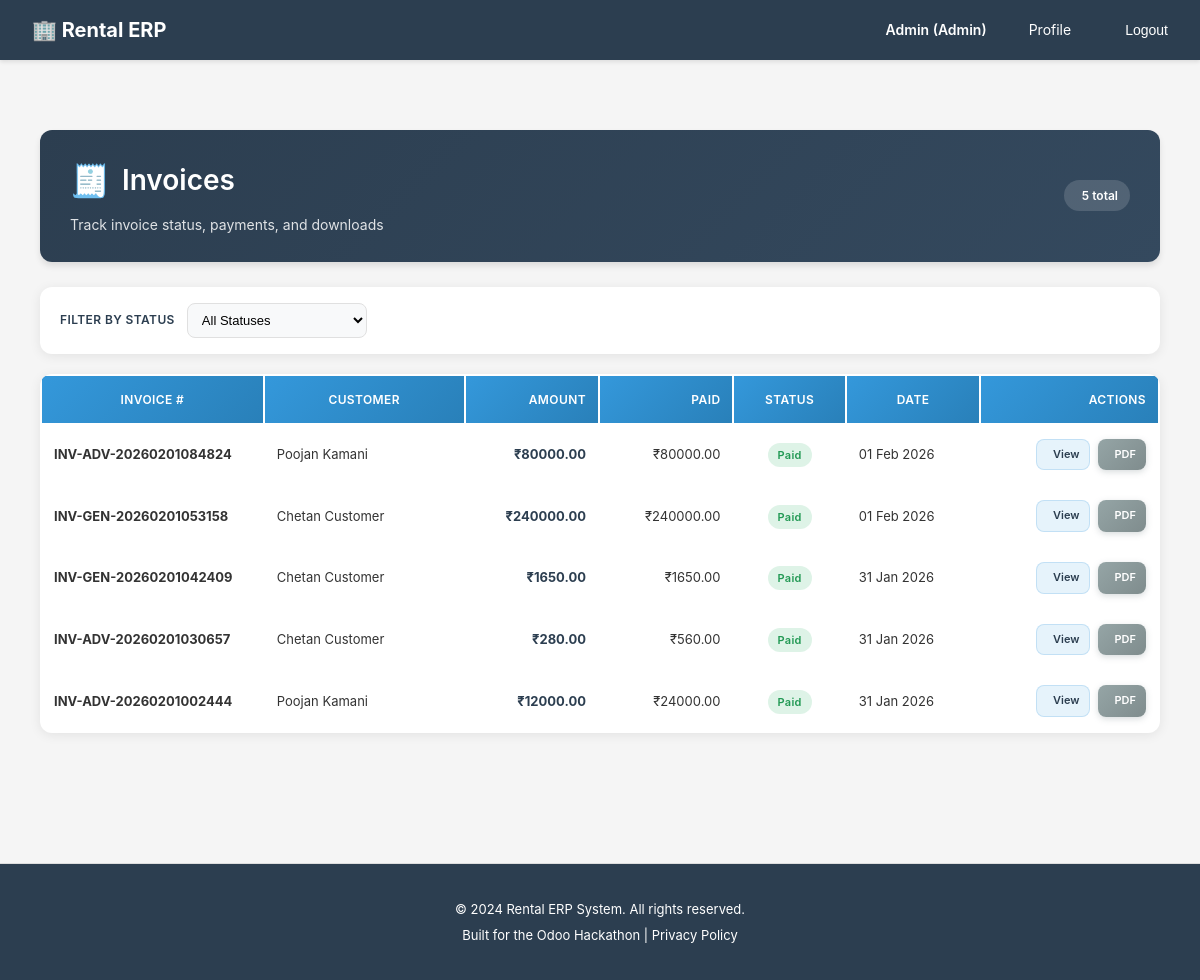
The page /billing/invoices/ (signed in) on the database as committed earlier.
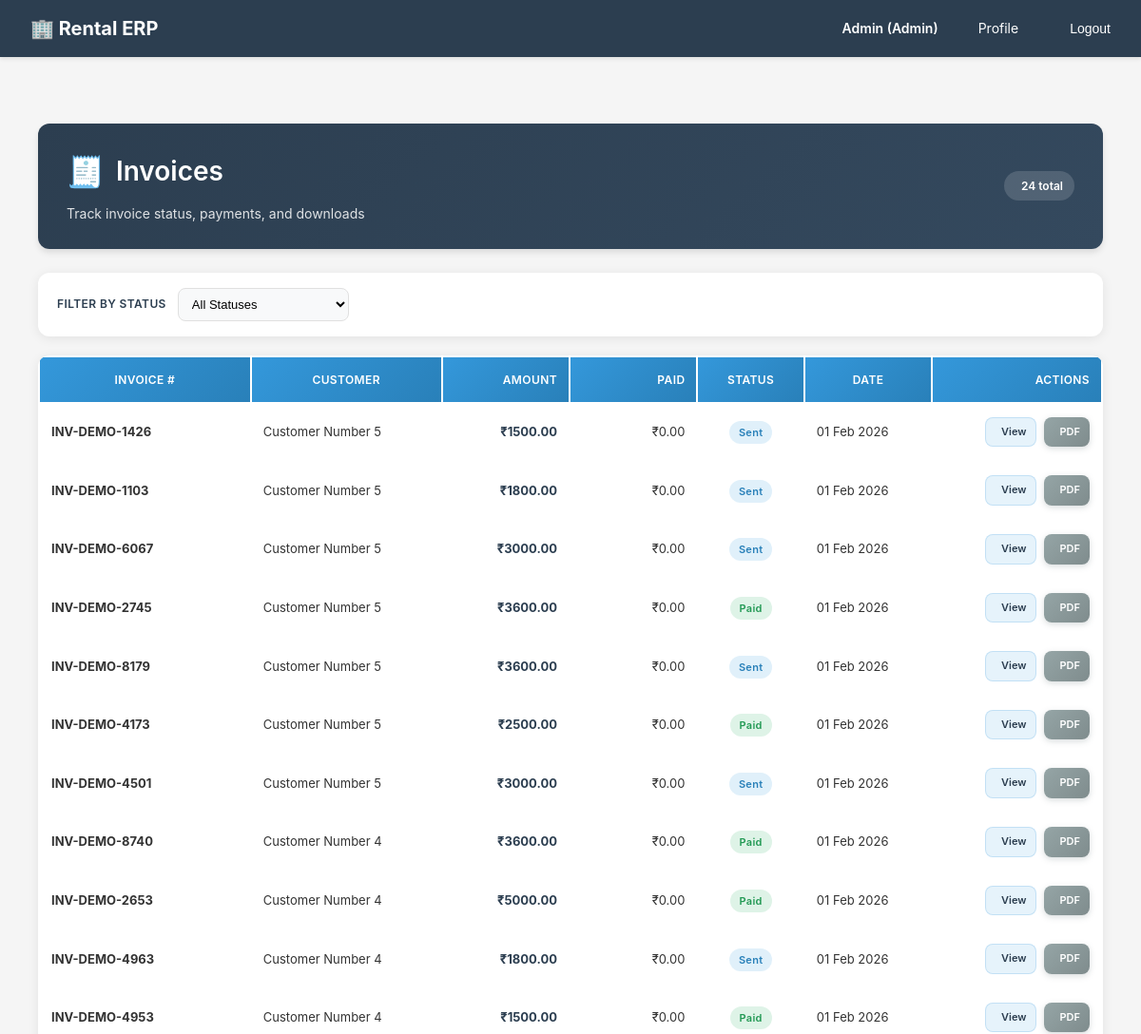
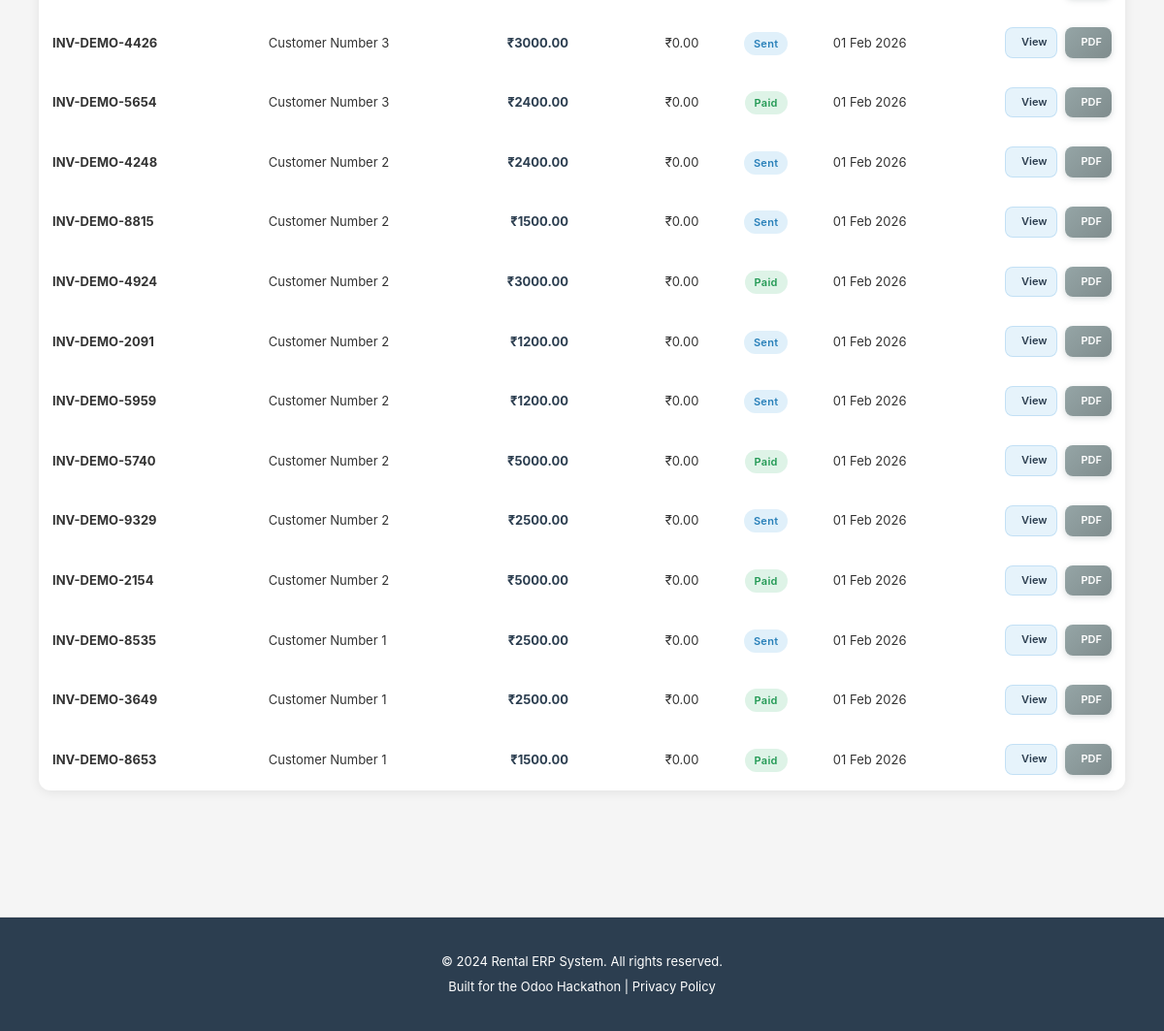
The same page on the database as committed later (2 pictures, top to bottom).
### billing/models.py (models this page shows, shortened)
class Invoice(models.Model):
    STATUS_CHOICES = [
        ('draft', 'Draft'),           # Being prepared, not sent to customer
        ('sent', 'Sent'),             # Sent to customer, awaiting payment
        ('partially_paid', 'Partially Paid'),  # Some payment received
        ('paid', 'Paid'),             # Fully paid
        ('overdue', 'Overdue'),       # Payment deadline passed
        ('cancelled', 'Cancelled'),   # Invoice voided
    ]
    PAYMENT_TERM_CHOICES = [
        ('immediate', 'Immediate'),       # Pay before pickup
        ('on_delivery', 'On Delivery'),   # Pay at pickup
        ('net_7', 'Net 7 Days'),          # Pay within 7 days
        ('net_15', 'Net 15 Days'),
        ('net_30', 'Net 30 Days'),
        ('on_return', 'On Return'),       # Pay after return
    ]
    invoice_number = models.CharField(
        max_length=50,
        unique=True,
        help_text="Auto-generated invoice ID (e.g., INV-2026-0001)"
    )
    rental_order = models.ForeignKey(
        'rentals.RentalOrder',
        on_delete=models.CASCADE,
        related_name='invoices',
        help_text="Rental order being invoiced"
    )
    customer = models.ForeignKey(
        settings.AUTH_USER_MODEL,
        on_delete=models.CASCADE,
        related_name='invoices',
        limit_choices_to={'role': 'customer'},
        help_text="Customer being billed"
    )
    vendor = models.ForeignKey(
        settings.AUTH_USER_MODEL,
        on_delete=models.CASCADE,
        related_name='vendor_invoices',
        limit_choices_to={'role': 'vendor'},
        help_text="Vendor issuing the invoice"
    )
    status = models.CharField(
        max_length=20,
        choices=STATUS_CHOICES,
        default='draft',
        help_text="Invoice lifecycle stage"
    )
    invoice_date = models.DateField(
        help_text="Invoice issue date"
    )
    due_date = models.DateField(
        help_text="Payment deadline"
    )
    payment_terms = models.CharField(
        max_length=20,
        choices=PAYMENT_TERM_CHOICES,
        default='immediate',
        help_text="When payment is expected"
    )
    billing_name = models.CharField(
        max_length=255,
        help_text="Customer's company name for invoice"
    )
    billing_gstin = models.CharField(
        max_length=15,
        help_text="Customer's GSTIN for GST compliance"
    )
    billing_address = models.TextField(
        help_text="Customer's billing address"
    )
    billing_state = models.CharField(
        max_length=100,
        help_text="State for GST calculation (intra-state vs inter-state)"
    )
    vendor_name = models.CharField(
        max_length=255,
        help_text="Vendor's company name"
    )
    vendor_gstin = models.CharField(
        max_length=15,
        help_text="Vendor's GSTIN"
    )
    vendor_address = models.TextField(
        help_text="Vendor's business address"
    )
    vendor_state = models.CharField(
        max_length=100,
        help_text="Vendor's state (for GST type determination)"
    )
    subtotal = models.DecimalField(
        max_digits=12,
        decimal_places=2,
        default=Decimal('0.00'),
        help_text="Sum of all invoice lines before tax/discount"
    )
    discount_amount = models.DecimalField(
        max_digits=12,
        decimal_places=2,
        default=Decimal('0.00'),
        help_text="Discount applied"
    )
    is_intrastate = models.BooleanField(
        default=True,
        help_text="Same state transaction (CGST+SGST) or inter-state (IGST)"
    )
    cgst_rate = models.DecimalField(
        max_digits=5,
        decimal_places=2,
        default=9.00,
        help_text="Central GST rate % (typically 9% for 18% total GST)"
    )
    sgst_rate = models.DecimalField(
        max_digits=5,
        decimal_places=2,
        default=9.00,
        help_text="State GST rate % (typically 9% for 18% total GST)"
    )
    igst_rate = models.DecimalField(
        max_digits=5,
        decimal_places=2,
        default=18.00,
        help_text="Integrated GST rate % (for inter-state)"
    )
    cgst_amount = models.DecimalField(
        max_digits=12,
        decimal_places=2,
        default=Decimal('0.00'),
        help_text="Central GST amount (intra-state only)"
    )
    sgst_amount = models.DecimalField(
        max_digits=12,
        decimal_places=2,
        default=Decimal('0.00'),
        help_text="State GST amount (intra-state only)"
    )
    igst_amount = models.DecimalField(
        max_digits=12,
        decimal_places=2,
        default=Decimal('0.00'),
        help_text="Integrated GST amount (inter-state only)"
    )
    tax_amount = models.DecimalField(
        max_digits=12,
        decimal_places=2,
        default=Decimal('0.00'),
        help_text="Total tax (CGST+SGST or IGST)"
    )
    late_fee = models.DecimalField(
        max_digits=12,
        decimal_places=2,
        default=Decimal('0.00'),
        help_text="Late return penalties"
    )
    damage_charges = models.DecimalField(
        max_digits=12,
        decimal_places=2,
        default=Decimal('0.00'),
        help_text="Equipment damage costs"
    )
    other_charges = models.DecimalField(
        max_digits=12,
        decimal_places=2,
        default=Decimal('0.00'),
        help_text="Miscellaneous charges (delivery, packaging, etc.)"
    )
    total = models.DecimalField(
        max_digits=12,
        decimal_places=2,
        default=Decimal('0.00'),
        help_text="Final invoice total (subtotal - discount + tax + fees)"
    )
    paid_amount = models.DecimalField(
        max_digits=12,
        decimal_places=2,
        default=Decimal('0.00'),
        help_text="Amount paid so far"
    )
    balance_due = models.DecimalField(
        max_digits=12,
        decimal_places=2,
        default=Decimal('0.00'),
        help_text="Remaining amount to be paid"
    )
    deposit_collected = models.DecimalField(
        max_digits=12,
        decimal_places=2,
        default=Decimal('0.00'),
        help_text="Security deposit collected upfront"
    )
    deposit_refunded = models.DecimalField(
        max_digits=12,
        decimal_places=2,
        default=Decimal('0.00'),
        help_text="Deposit returned after successful return"
    )
    notes = models.TextField(
        blank=True,
        null=True,
        help_text="Internal notes or special instructions"
    )
    customer_notes = models.TextField(
        blank=True,
        null=True,
        help_text="Notes visible to customer on invoice"
    )
    created_at = models.DateTimeField(auto_now_add=True)
    updated_at = models.DateTimeField(auto_now=True)
    sent_at = models.DateTimeField(
        blank=True,
        null=True,
        help_text="When invoice was sent to customer"
    )
    paid_at = models.DateTimeField(
        blank=True,
        null=True,
        help_text="When invoice was fully paid"
    )
    class Meta:
        db_table = 'invoices'
        verbose_name = 'Invoice'
        verbose_name_plural = 'Invoices'
        ordering = ['-invoice_date', '-created_at']
        indexes = [
            models.Index(fields=['customer', 'status']),
            models.Index(fields=['vendor', 'status']),
            models.Index(fields=['invoice_number']),
            models.Index(fields=['due_date', 'status']),
        ]

### accounts/models.py (models this page shows, shortened)
class User(AbstractUser):
    ROLE_CHOICES = [
        ('customer', 'Customer'),  # End-user who rents products
        ('vendor', 'Vendor'),      # Business user who owns rental products
        ('admin', 'Admin'),        # System administrator with full access
    ]
    email = models.EmailField(
        unique=True,
        validators=[EmailValidator()],
        help_text="Used for login and notifications"
    )
    role = models.CharField(
        max_length=20,
        choices=ROLE_CHOICES,
        default='customer',
        help_text="Determines user's permissions and accessible features"
    )
    phone = models.CharField(
        max_length=15,
        blank=True,
        null=True,
        validators=[
            RegexValidator(
                regex=r'^\+?1?\d{9,15}$',
                message="Phone number must be entered in the format: '+999999999'. Up to 15 digits allowed."
            )
        ],
        help_text="Contact number for order notifications and support"
    )
    is_verified = models.BooleanField(
        default=False,
        help_text="Email verification status for security"
    )
    totp_secret = models.CharField(
        max_length=32,
        blank=True,
        null=True,
        help_text="TOTP secret key for 2FA (encrypted)"
    )
    totp_enabled = models.BooleanField(
        default=False,
        help_text="Whether TOTP 2FA is enabled for this user"
    )
    created_at = models.DateTimeField(auto_now_add=True)
    updated_at = models.DateTimeField(auto_now=True)
    @property
    def phone_number(self):
        """Property alias for backward compatibility with older view/form code"""
        return self.phone
    USERNAME_FIELD = 'email'
    REQUIRED_FIELDS = ['username', 'first_name', 'last_name']
    class Meta:
        db_table = 'users'
        verbose_name = 'User'
        verbose_name_plural = 'Users'
        ordering = ['-created_at']

### billing/views.py (the view)
# urls.py: path('invoices/', views.invoice_list, name='invoice_list'),
@login_required
@require_http_methods(["GET"])
def invoice_list(request):
    if request.user.role == 'customer':
        invoices = Invoice.objects.filter(customer=request.user).order_by('-created_at')
    elif request.user.role == 'vendor':
        invoices = Invoice.objects.filter(vendor=request.user).order_by('-created_at')
    elif request.user.is_staff:
        invoices = Invoice.objects.all().order_by('-created_at')
    else:
        return HttpResponseForbidden('You do not have access to invoices.')
    status = request.GET.get('status')
    if status:
        invoices = invoices.filter(status=status)
    return render(request, 'billing/invoice_list.html', {
        'invoices': invoices,
        'status': status,
    })

### rental_erp/compliance.py (called while the page is built)
    def process_request(self, request):
        if not request.user.is_authenticated:
            return None
        if request.method == 'GET':
            path_lower = request.path.lower()
            for model in self.PERSONAL_DATA_MODELS:
                if model in path_lower:
                    self._log_data_access(request, model)
                    break
        return None

    def _log_data_access(self, request, model_name):
        try:
            x_forwarded_for = request.META.get('HTTP_X_FORWARDED_FOR')
            ip = x_forwarded_for.split(',')[0] if x_forwarded_for else request.META.get('REMOTE_ADDR')
            AuditLog.objects.create(
                user=request.user,
                action_type='access',
                model_name=model_name,
                description=f'Data access: {request.path}',
                ip_address=ip,
                user_agent=request.META.get('HTTP_USER_AGENT', ''),
                session_key=request.session.session_key if hasattr(request, 'session') else None,
            )
        except Exception as e:
            logger.error(f'Data access logging failed: {str(e)}')

### templates/billing/invoice_list.html (shortened to what this page needs)
{% extends "base.html" %}
{% load static %}
{% block content %}
<div class="invoices-container">
    <div class="page-header">
        <div>
            <h2>Invoices</h2>
            <p>Track invoice status, payments, and downloads</p>
        </div>
        <span class="count-badge">
            {{ invoices|length }} total
        </span>
    </div>
    <div class="filter-panel">
        <span class="filter-label">Filter by Status</span>
        <select class="form-select" id="invoice-status-filter" data-base-url="{% url 'billing:invoice_list' %}">
            <option value="">All Statuses</option>
        </select>
    </div>
    {% if invoices %}
    <div class="table-card table-responsive">
        <table class="table">
            <thead>
                <tr>
                    <th>Invoice #</th>
                    <th>Customer</th>
                    <th>Amount</th>
                    <th>Paid</th>
                    <th>Status</th>
                    <th>Date</th>
                    <th>Actions</th>
                </tr>
            </thead>
            <tbody>
                {% for invoice in invoices %}
                <tr>
                    <td><strong>{{ invoice.invoice_number }}</strong></td>
                    <td>{{ invoice.customer.get_full_name }}</td>
                    <td><span class="amount-strong">₹{{ invoice.total|floatformat:2 }}</span></td>
                    <td>
                        ₹{{ invoice.paid_amount|floatformat:2 }}
                    </td>
                    <td>
                        {% if invoice.status == 'draft' %}
                            <span class="badge-modern draft">Draft</span>
                        {% elif invoice.status == 'sent' %}
                            <span class="badge-modern sent">Sent</span>
                        {% elif invoice.status == 'partial' %}
                            <span class="badge-modern partial">Partial</span>
                        {% elif invoice.status == 'paid' %}
                            <span class="badge-modern paid">Paid</span>
                        {% elif invoice.status == 'overdue' %}
                            <span class="badge-modern overdue">Overdue</span>
                        {% endif %}
                    </td>
                    <td>{{ invoice.invoice_date|date:"d M Y" }}</td>
                    <td>
                        <div class="action-group">
                            <a href="{% url 'billing:invoice_detail' invoice.id %}" class="action-btn view">
                                 View
                            </a>
                            <a href="{% url 'billing:download_pdf' invoice.id %}" class="action-btn pdf" target="_blank">
                                 PDF
                            </a>
                        </div>
                    </td>
                </tr>
                {% endfor %}
            </tbody>
        </table>
    </div>
    {% else %}
    <div class="empty-state">
        <div style="font-size: 48px; margin-bottom: 10px; opacity: 0.6;">🧾</div>
        <strong>No invoices found.</strong> Try changing the filter.
    </div>
    {% endif %}
</div>
{% endblock %}

Rows that differ between the two databases and show on the page:
removed Invoice: invoice_number "INV-ADV-20260201084824", customer.get_full_name "Poojan Kamani", total "80000.00", paid_amount "80000.00", status "Paid", invoice_date "01 Feb 2026"
removed Invoice: invoice_number "INV-GEN-20260201053158", customer.get_full_name "Chetan Customer", total "240000.00", paid_amount "240000.00", status "Paid", invoice_date "01 Feb 2026"
removed Invoice: invoice_number "INV-GEN-20260201042409", customer.get_full_name "Chetan Customer", total "1650.00", paid_amount "1650.00", status "Paid", invoice_date "31 Jan 2026"
removed Invoice: invoice_number "INV-ADV-20260201030657", customer.get_full_name "Chetan Customer", total "280.00", paid_amount "560.00", status "Paid", invoice_date "31 Jan 2026"
removed Invoice: invoice_number "INV-ADV-20260201002444", customer.get_full_name "Poojan Kamani", total "12000.00", paid_amount "24000.00", status "Paid", invoice_date "31 Jan 2026"
added Invoice: invoice_number "INV-DEMO-1426", customer.get_full_name "Customer Number 5", total "1500.00", paid_amount "0.00", status "Sent", invoice_date "01 Feb 2026"
added Invoice: invoice_number "INV-DEMO-1103", customer.get_full_name "Customer Number 5", total "1800.00", paid_amount "0.00", status "Sent", invoice_date "01 Feb 2026"
added Invoice: invoice_number "INV-DEMO-6067", customer.get_full_name "Customer Number 5", total "3000.00", paid_amount "0.00", status "Sent", invoice_date "01 Feb 2026"
added Invoice: invoice_number "INV-DEMO-2745", customer.get_full_name "Customer Number 5", total "3600.00", paid_amount "0.00", status "Paid", invoice_date "01 Feb 2026"
added Invoice: invoice_number "INV-DEMO-8179", customer.get_full_name "Customer Number 5", total "3600.00", paid_amount "0.00", status "Sent", invoice_date "01 Feb 2026"
added Invoice: invoice_number "INV-DEMO-4173", customer.get_full_name "Customer Number 5", total "2500.00", paid_amount "0.00", status "Paid", invoice_date "01 Feb 2026"
added Invoice: invoice_number "INV-DEMO-4501", customer.get_full_name "Customer Number 5", total "3000.00", paid_amount "0.00", status "Sent", invoice_date "01 Feb 2026"
added Invoice: invoice_number "INV-DEMO-8740", customer.get_full_name "Customer Number 4", total "3600.00", paid_amount "0.00", status "Paid", invoice_date "01 Feb 2026"
added Invoice: invoice_number "INV-DEMO-2653", customer.get_full_name "Customer Number 4", total "5000.00", paid_amount "0.00", status "Paid", invoice_date "01 Feb 2026"
added Invoice: invoice_number "INV-DEMO-4963", customer.get_full_name "Customer Number 4", total "1800.00", paid_amount "0.00", status "Sent", invoice_date "01 Feb 2026"
added Invoice: invoice_number "INV-DEMO-4953", customer.get_full_name "Customer Number 4", total "1500.00", paid_amount "0.00", status "Paid", invoice_date "01 Feb 2026"
added Invoice: invoice_number "INV-DEMO-4426", customer.get_full_name "Customer Number 3", total "3000.00", paid_amount "0.00", status "Sent", invoice_date "01 Feb 2026"
added Invoice: invoice_number "INV-DEMO-5654", customer.get_full_name "Customer Number 3", total "2400.00", paid_amount "0.00", status "Paid", invoice_date "01 Feb 2026"
added Invoice: invoice_number "INV-DEMO-4248", customer.get_full_name "Customer Number 2", total "2400.00", paid_amount "0.00", status "Sent", invoice_date "01 Feb 2026"
added Invoice: invoice_number "INV-DEMO-8815", customer.get_full_name "Customer Number 2", total "1500.00", paid_amount "0.00", status "Sent", invoice_date "01 Feb 2026"
added Invoice: invoice_number "INV-DEMO-4924", customer.get_full_name "Customer Number 2", total "3000.00", paid_amount "0.00", status "Paid", invoice_date "01 Feb 2026"
added Invoice: invoice_number "INV-DEMO-2091", customer.get_full_name "Customer Number 2", total "1200.00", paid_amount "0.00", status "Sent", invoice_date "01 Feb 2026"
added Invoice: invoice_number "INV-DEMO-5959", customer.get_full_name "Customer Number 2", total "1200.00", paid_amount "0.00", status "Sent", invoice_date "01 Feb 2026"
added Invoice: invoice_number "INV-DEMO-5740", customer.get_full_name "Customer Number 2", total "5000.00", paid_amount "0.00", status "Paid", invoice_date "01 Feb 2026"
added Invoice: invoice_number "INV-DEMO-9329", customer.get_full_name "Customer Number 2", total "2500.00", paid_amount "0.00", status "Sent", invoice_date "01 Feb 2026"
added Invoice: invoice_number "INV-DEMO-2154", customer.get_full_name "Customer Number 2", total "5000.00", paid_amount "0.00", status "Paid", invoice_date "01 Feb 2026"
added Invoice: invoice_number "INV-DEMO-8535", customer.get_full_name "Customer Number 1", total "2500.00", paid_amount "0.00", status "Sent", invoice_date "01 Feb 2026"
added Invoice: invoice_number "INV-DEMO-3649", customer.get_full_name "Customer Number 1", total "2500.00", paid_amount "0.00", status "Paid", invoice_date "01 Feb 2026"
added Invoice: invoice_number "INV-DEMO-8653", customer.get_full_name "Customer Number 1", total "1500.00", paid_amount "0.00", status "Paid", invoice_date "01 Feb 2026"
Other text that changed with them:
{{ invoices|length }}: "5" → "24"
